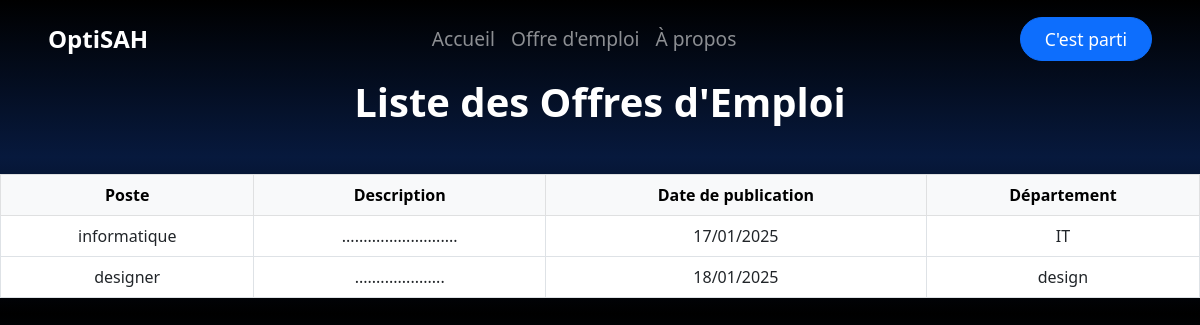
Page /offre/ on the committed database.
### appRH/models.py (models this page shows, shortened)
class OffreEmploi(models.Model):
    poste = models.CharField(max_length=50)
    description = models.TextField()
    date_publication = models.DateField(auto_now_add=True)
    service = models.ForeignKey(Service, on_delete=models.CASCADE)

class Service(models.Model):
    code = models.CharField(max_length=10, unique=True)
    nom = models.CharField(max_length=50)
    description = models.TextField()

### appRH/views.py (the view)
# urls.py: path('offre/' , views.liste_offre,name='liste_offre'),
def liste_offre(request):
    query = request.GET.get('q', '')
    offre = OffreEmploi.objects.select_related('service')
    if query:
        offre = offre.filter(Q(poste__icontains=query) | Q(service__nom__icontains=query))
    is_agent_rh = request.user.groups.filter(name='Agent Rh').exists()
    is_candidat = request.user.groups.filter(name='Candidat').exists()
    is_responsable = request.user.groups.filter(name='Responsable RH').exists()
    return render(
        request,
        "listeoffre.html",
        {
            "offre": offre,
            "query": query,
            "is_agent_rh": is_agent_rh,
            "is_candidat": is_candidat,
            "is_responsable":is_responsable,
        }
    )

### appRH/templates/listeoffre.html (shortened to what this page needs)
<!DOCTYPE html>
<html lang="en">
    {% load static %}
<head>
    <link href="https://cdn.jsdelivr.net/npm/bootstrap@5.3.0/dist/css/bootstrap.min.css" rel="stylesheet">
    <link rel="stylesheet" href="https://cdn.jsdelivr.net/npm/bootstrap-icons@1.11.1/font/bootstrap-icons.css">
</head>
<body style="background: linear-gradient(to bottom, black 0%, rgb(7, 25, 61) 50%, black 100%);">
    {% if is_agent_rh or is_responsable %}
    <nav id="sidebar" class="min-vh-100 position-fixed" style="background-color: #0A1929; width: 250px; transition: all 0.3s ease; z-index: 1000;">
        <button class="btn border-0 p-3 w-100 text-start" id="toggleSidebar">
            <i class="bi bi-list text-white fs-4"></i>
        </button>
        <div class="px-3">
            <div class="mb-4">
                    <a href="{% url 'dashboardAgent' %}" class="nav-link text-white p-0 d-flex align-items-center">
                        <i class="bi bi-house-door" style="color: #3699FF; font-size: 1.2rem;"></i>
                        <span class="ms-3 menu-text">Dashboard</span>
                    </a>
                <div class="text-secondary small fw-medium mb-2 section-label">Favoris:</div>
                <ul class="nav flex-column gap-2">
                    <li class="nav-item">
                        <a href="{% url 'liste_employes' %}" class="nav-link text-white p-0 d-flex align-items-center">
                            <i class="bi bi-person" style="color: #3699FF;"></i>
                            <span class="ms-3 menu-text">Employes</span>
                        </a>
                    </li>
                    <li class="nav-item">
                        <a href="{% url 'liste_conges' %}" class="nav-link text-white p-0 d-flex align-items-center">
                            <i class="bi bi-calendar" style="color: #3699FF;"></i>
                            <span class="ms-3 menu-text">Congés</span>
                        </a>
                    </li>
                    <li class="nav-item">
                        <a href="{% url 'liste_salaires' %}" class="nav-link text-white p-0 d-flex align-items-center">
                            <i class="bi bi-currency-dollar" style="color: #3699FF;"></i>
                            <span class="ms-3 menu-text">Salaires</span>
                        </a>
                    </li>
                    <li class="nav-item">
                        <a href="{% url 'liste_contrats' %}" class="nav-link text-white p-0 d-flex align-items-center">
                            <i class="bi bi-file-text" style="color: #3699FF;"></i>
                            <span class="ms-3 menu-text">Contrats</span>
                        </a>
                    </li>
                </ul>
            </div>
            <div>
                <div class="text-secondary small fw-medium mb-2 section-label">Principal:</div>
                <ul class="nav flex-column gap-2">
                    <li class="nav-item">
                        <a href="{% url 'liste_employes' %}" class="nav-link text-white p-0 d-flex align-items-center">
                            <i class="bi bi-person" style="color: #3699FF;"></i>
                            <span class="ms-3 menu-text">Employes</span>
                        </a>
                    </li>
                    <li class="nav-item">
                        <a href="{% url 'liste_conges' %}" class="nav-link text-white p-0 d-flex align-items-center">
                            <i class="bi bi-calendar" style="color: #3699FF;"></i>
                            <span class="ms-3 menu-text">Congés</span>
                        </a>
                    </li>
                    <li class="nav-item">
                        <a href="{% url 'liste_salaires' %}" class="nav-link text-white p-0 d-flex align-items-center">
                            <i class="bi bi-currency-dollar" style="color: #3699FF;"></i>
                            <span class="ms-3 menu-text">Salaires</span>
                        </a>
                    </li>
                    <li class="nav-item">
                        <a href="{% url 'liste_contrats' %}" class="nav-link text-white p-0 d-flex align-items-center">
                            <i class="bi bi-file-text" style="color: #3699FF;"></i>
                            <span class="ms-3 menu-text">Contrats</span>
                        </a>
                    </li>
                    <li class="nav-item">
                        <a href="{% url 'liste_formations' %}" class="nav-link text-white p-0 d-flex align-items-center">
                            <i class="bi bi-people" style="color: #3699FF;"></i>
                            <span class="ms-3 menu-text">Formations</span>
                        </a>
                    </li>
                    <li>
                    <a href="{% url 'liste_services' %}" class="nav-link text-white p-0 d-flex align-items-center">
                        <i class="bi bi-gear" style="color: #3699FF; font-size: 1.2rem;"></i>
                        <span class="ms-3 menu-text">Services</span>
                    </a>
                </li>
                <li>
                <a href="{% url 'liste_offre' %}" class="nav-link text-white p-0 d-flex align-items-center">
                    <i class="bi bi-briefcase" style="color: #3699FF; font-size: 1.2rem;"></i>
                    <span class="ms-3 menu-text">Offres</span>
                </a>
            </li>
        <li>
            <a href="{% url 'liste_candidature' %}" class="nav-link text-white p-0 d-flex align-items-center">
                <i class="bi bi-person-check" style="color: #3699FF; font-size: 1.2rem;"></i>
                <span class="ms-3 menu-text">Candidats</span>
            </a>
        </li>
        <li>
            <a href="{% url 'team_list' %}" class="nav-link text-white p-0 d-flex align-items-center">
                <i class="bi bi-person-check" style="color: #3699FF; font-size: 1.2rem;"></i>
                <span class="ms-3 menu-text">Team</span>
            </a>
        </li>
     <br>
                    <li class="nav-item">
                  <form method="POST" action="{% url 'logout' %}">
                {% csrf_token %}
                <button
    class="nav-link text-white p-0 d-flex align-items-center gap-1 px-2 py-1 rounded w-100"
    style="background-color: #0A1929; border: 1px solid #3699FF; font-size: 1rem; line-height: 1;">
    <i class="bi bi-box-arrow-right" style="color: #3699FF; font-size: 1rem;"></i>
    <span class="menu-text" style="margin-left: 0;">Se Déconnecter</span>
</button>
                 </form>
                </li>
                 </ul>
                </div>
            </div>
    </nav>
<div class="flex-grow-1" style="margin-left: 250px; transition: margin-left 0.3s ease;">
    <div class="container py-5">
            <div class="d-flex justify-content-between align-items-center mb-4" >
{% else %}
<nav class="navbar navbar-expand-lg navbar-dark" style="background-color: transparent; padding: 1rem 0;">
    <div class="container-fluid px-5">
        <a class="navbar-brand fw-bold" style="font-size: 1.5rem;">OptiSAH</a>
        <div class="collapse navbar-collapse" id="navbarNav">
            <ul class="navbar-nav mx-auto">
                <li class="nav-item">
                    <a class="nav-link" href="{% url 'home' %}" style="font-size: 1.2rem;">Accueil </a>
                </li>
                <li class="nav-item">
                    <a class="nav-link" href="{% url 'liste_offre' %}" style="font-size: 1.2rem;">Offre d'emploi</a>
                </li>
                <li class="nav-item">
                    <a class="nav-link" href="{% url 'aboutus' %}" style="font-size: 1.2rem;">À propos  <br>
                </li>
            </ul>
            {%if is_candidat%}
            <form method="POST" action="{% url 'logout' %}">
                {% csrf_token %}
                <button
                    class="btn btn-primary rounded-pill"
                    style="font-size: 1.1rem; padding: 0.5rem 1.5rem;"
                >
                    Se Déconnecter
                </button>
            </form>
            {%else%}
            <a href="{% url 'login' %}" class="btn btn-primary rounded-pill" style="font-size: 1.1rem; padding: 0.5rem 1.5rem;">C'est parti </a>
        {%endif%}
        </div>
    </div>
</nav>
{% endif %}
    <h1 style="color:rgb(255, 255, 255);"class="text-center fw-bold mb-4">Liste des Offres d'Emploi </h1>
<br>
        <div class="table-responsive">
            <table class="table table-bordered table-hover">
                <thead class="table-light text-center">
                    <tr>
                        <th>Poste</th>
                        <th>Description</th>
                        <th>Date de publication</th>
                        <th>Département</th>
                    </tr>
                </thead>
                <tbody class="text-center align-middle">
                    {% for offre in offre %}
                    <tr class="text-center">
                        <td>{{ offre.poste }}</td>
                        <td>{{ offre.description }}</td>
                        <td>{{ offre.date_publication|date:"d/m/Y" }}</td>
                        <td>{{ offre.service.nom }}</td>
                    </tr>
                    {% empty %}
                    <tr>
                        <td colspan="{% if is_agent_rh %}5{% else %}4{% endif %}" class="text-center">Aucune offre trouvée.</td>
                    </tr>
                    {% endfor %}
                </tbody>
            </table>
        </div>
    </body>
    </html>

### rows in the picture
OffreEmploi: poste "informatique", description "...........................", date_publication "17/01/2025", service.nom "IT"
OffreEmploi: poste "designer", description ".....................", date_publication "18/01/2025", service.nom "design"
